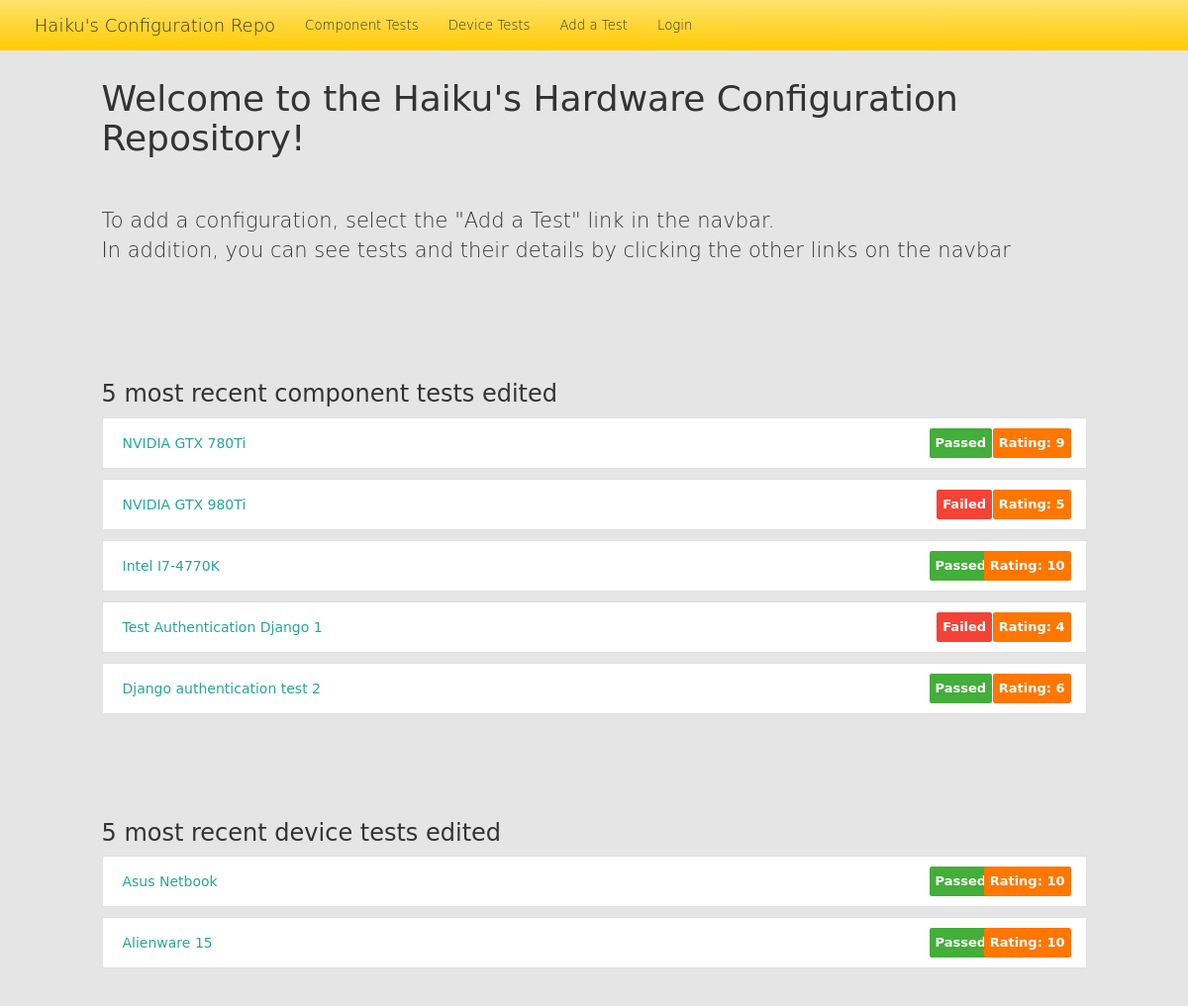
The app's page /, older data.
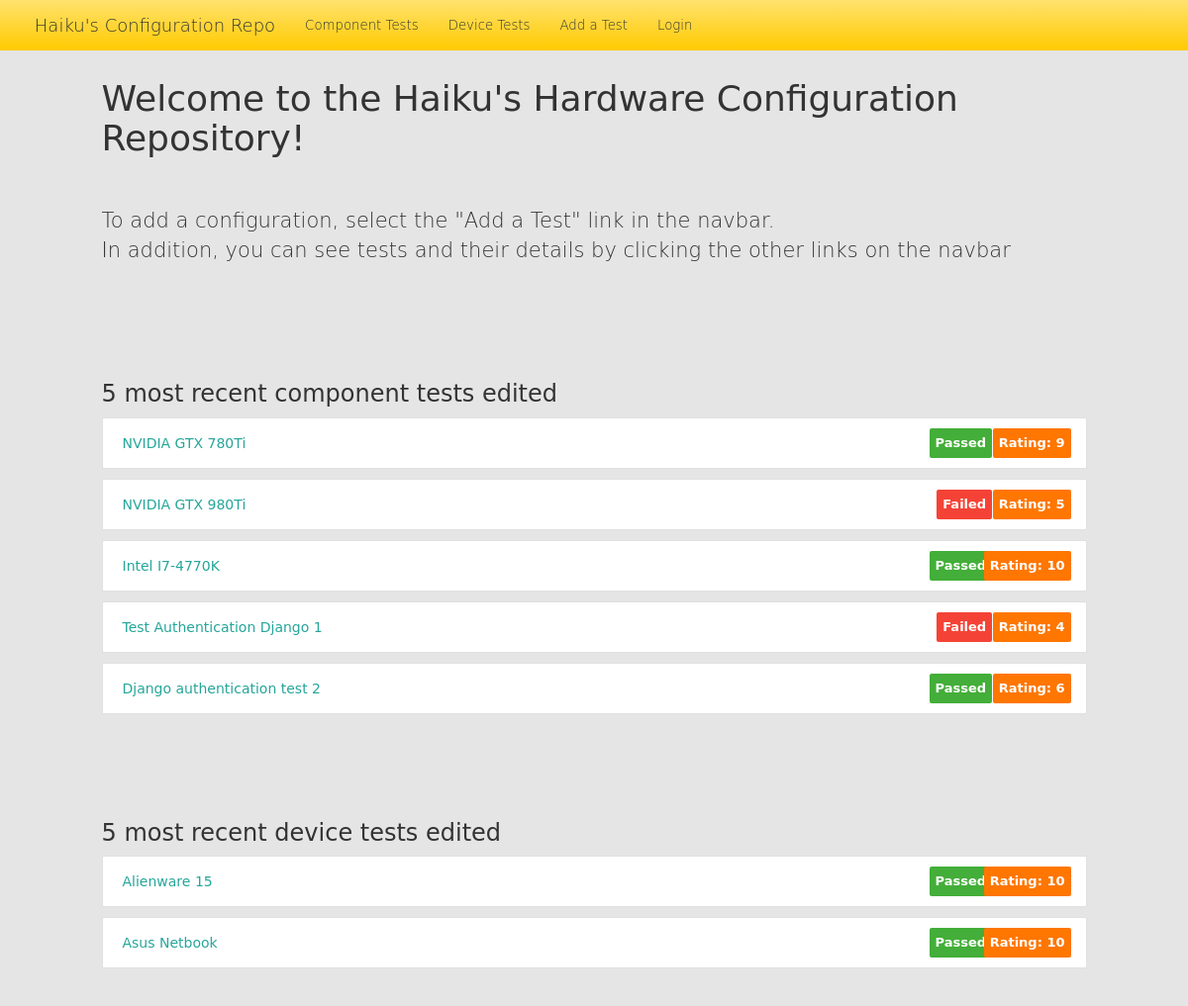
The same page, newer data.
### repo/models.py (models this page shows)
class Component(models.Model):
    name = models.CharField(default='', max_length=200)
    notes = models.CharField(default='', max_length=500)
    is_working = models.CharField(default='', max_length=10)
    rating = models.IntegerField()
    category = models.CharField(default='', max_length=100)
    author = models.CharField(default='', max_length=100)
    author_email = models.CharField(default='', max_length=100)
    date_created = models.DateTimeField('date created', auto_now=True)
    date_modified = models.DateTimeField('date modified', auto_now=True)

class Device(models.Model):
    name = models.CharField(default='', max_length=200)
    notes = models.CharField(default='', max_length=500)
    is_working = models.CharField(default='', max_length=10)
    rating = models.IntegerField()
    author = models.CharField(default='', max_length=100)
    author_email = models.CharField(default='', max_length=100)
    date_created = models.DateTimeField('date created', auto_now=True)
    date_modified = models.DateTimeField('date modified', auto_now=True)
    cpu = models.CharField(default='', max_length=100)
    motherboard = models.CharField(default='', max_length=100)
    hard_drive = models.CharField(default='', max_length=100)
    sound = models.CharField(default='', max_length=100)
    is_sound_working = models.CharField(default='', max_length=10)
    display = models.CharField(default='', max_length=100)
    display_configuration = models.CharField(default='', max_length=20)
    is_display_working = models.CharField(default='', max_length=10)
    graphics_card = models.CharField(default='', max_length=100)
    graphics_card_is_working = models.CharField(default='', max_length=10)

### repo/views.py (the view)
# urls.py: url(r'^$', views.index, name='index'),
def index(request):
    all_components = Component.objects.all().order_by('-date_modified')[:5]
    all_devices = Device.objects.all().order_by('-date_modified')[:5]
    context = {
        'all_devices' : all_devices,
        'all_components' : all_components
    }
    return render(request, 'repo/index.html', context)

### repo/templates/repo/index.html (shortened to what this page needs)
{% load staticfiles %}
<!DOCTYPE html>
<html lang="en">
  <head>
    <link rel="stylesheet" type="text/css" href="{% static 'repo/main.css' %}">
    <link href="{% static 'repo/bootstrap.min.css' %}" rel="stylesheet">
    <link rel="stylesheet" href="{% static 'repo/shijin4.css' %}">
  </head>
  <body>
    <nav class="navbar navbar-inverse navbar-fixed-top">
      <div class="container">
        <div class="navbar-header">
          <a class="navbar-brand" href="{% url 'repo:index' %}">Haiku's Configuration Repo</a>
        </div>
        <div id="navbar" class="collapse navbar-collapse">
          <ul class="nav navbar-nav">
            <li><a href="{% url 'repo:componentList' %}" class="active">Component Tests</a></li>
            <li><a href="{% url 'repo:deviceList' %}">Device Tests</a></li>
            <li><a href="{% url 'repo:addTest' %}">Add a Test</a></li>
            {% if user.is_authenticated %}
              <li><a href="{% url 'repo:myTests' %}">My Tests</a></li>
              <li><a href="{% url 'repo:logout' %}">Logout</a></li>
            {% else %}
              <li><a href="{% url 'repo:loginIndex' %}">Login</a></li>
            {% endif %}
          </ul>
        </div>
      </div>
    </nav>
    <div class="row padtop-5"></div>
    <div id="page">
      <div class="row">
         <h1>Welcome to the Haiku's Hardware Configuration Repository!</h1>
         <br><br>
         <p class="lead">To add a configuration, select the "Add a Test" link in the navbar.<br>In addition, you can see tests and their details by clicking the other links on the navbar</p>
       </div>
       <div class="padtop-5"></div>
       <div class="pad-item-list center-list-item row">
         <h3>5 most recent component tests edited</h3>
         {% for component in all_components %}
           <div class="collection">
             <a href="{% url 'repo:componentDetail' component.id %}" class="collection-item">{{ component.name }}
               {% if component.is_working == "Passed" %}
                 <span class="new badge green"><b>Passed</b></span>
               {% else %}
                 <span class="new badge red"><b>Failed</b></span>
               {% endif %}
               <span class="new rating-badge orange"><b>Rating: {{ component.rating }}</b></span>
             </a>
           </div>
         {% endfor %}
       </div>
       <div class="padtop-5"></div>
       <div class="pad-item-list center-list-item row">
         <h3>5 most recent device tests edited</h3>
         {% for device in all_devices %}
           <div class="collection">
             <a href="{% url 'repo:deviceDetail' device.id %}" class="collection-item">{{ device.name }}
               {% if device.is_working == "Passed" %}
                 <span class="new badge green"><b>Passed</b></span>
               {% else %}
                 <span class="new badge red"><b>Failed</b></span>
               {% endif %}
               <span class="new rating-badge orange"><b>Rating: {{ device.rating }}</b></span>
             </a>
           </div>
         {% endfor %}
       </div>
       <div class="padtop-5"></div>
    </div>
  </body>
</html>

### repo/static/repo/main.css (style rules this page uses)
body { background-color: #EEEEEE; }
div.container { margin-left: 1%; padding-top: 0.1%; }
nav { background-color: #000000; width: 100%; font-weight: 300; }
nav a { padding-left: 1%; }
.red { background-color: #F44336 !important; }
.green { background-color: #43AE39 !important; }
.orange { background-color: #FF7600 !important; }
.padtop-5 { padding-top: 5%; }
.pad-item-list { padding-top: 3%; }
.center-list-item { margin-left: 13%; margin-right: 13%; }
span.badge { min-width: 3rem; padding: 0 6px; text-align: center; font-size: 1rem; line-height: inherit; color: #757575; position: absolute; right: 9.5%; -webkit-box-sizing: border-box; -moz-box-sizing: border-box; box-sizing: border-box; }
span.badge.new { font-weight: 300; font-size: 1.3rem; color: #fff; background-color: #26a69a; border-radius: 2px; }
span.rating-badge { min-width: 3rem; padding: 0 6px; text-align: center; font-size: 1rem; line-height: inherit; color: #757575; position: absolute; right: 15px; -webkit-box-sizing: border-box; -moz-box-sizing: border-box; box-sizing: border-box; }
span.rating-badge.new { font-weight: 300; font-size: 1.3rem; color: #fff; background-color: #26a69a; border-radius: 2px; }
.collection { margin: 0.5rem 0 1rem 0; border: 1px solid #e0e0e0; border-radius: 2px; overflow: hidden; position: relative; }
.collection .collection-item { background-color: #fff; line-height: 3rem; padding: 10px 20px; margin: 0; border-bottom: 1px solid #e0e0e0; }
.collection .collection-item:last-child { border-bottom: none; }
.collection a.collection-item { display: block; -webkit-transition: 0.25s; -moz-transition: 0.25s; -o-transition: 0.25s; -ms-transition: 0.25s; transition: 0.25s; color: #26a69a; }

### repo/static/repo/shijin4.css (style rules this page uses)
html, body { width: 100%; height: 100%; margin: 0px; padding: 0px; overflow-x: hidden; }
body { font-family: "DejaVu Sans", Arial, Helvetica, sans-serif; background: #e5e5e5 repeat-x scroll 0% 0%; }
a { color: #336698; }
#page { max-width: 965px; margin-left: auto; margin-right: auto; }
.navbar { border-radius: 0; border: 0; margin: 0; font-size: 95%; padding: 0 8px; background: #ffd73a; background: -moz-linear-gradient(top, #ffe26e 0%, #ffca00 100%); background: -webkit-linear-gradient(top, #ffe26e 0%,#ffca00 100%); background: linear-gradient(to bottom, #ffe26e 0%,#ffca00 100%); filter: progid:DXImageTransform.Microsoft.gradient(startColorstr='#ffe26e', endColorstr='#ffca00',GradientType=0); }
.navbar a { color: #333 !important; }

Row changes from the older to the newer data that the page shows:
changed Device "Alienware 15": moves up the list
